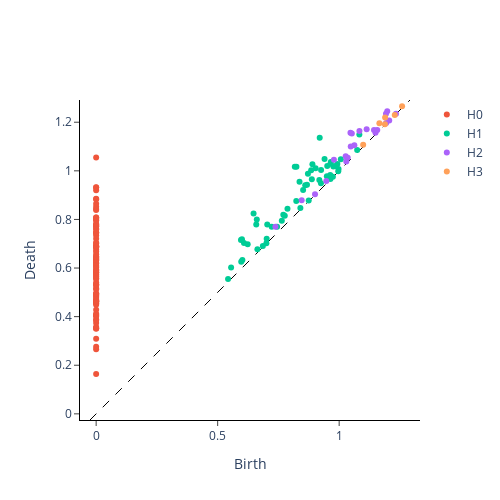

Here is the notebook cell this chart was saved with:
### Code cell
Z = X.fit(100,1)
plot_diagram(Z[0])
